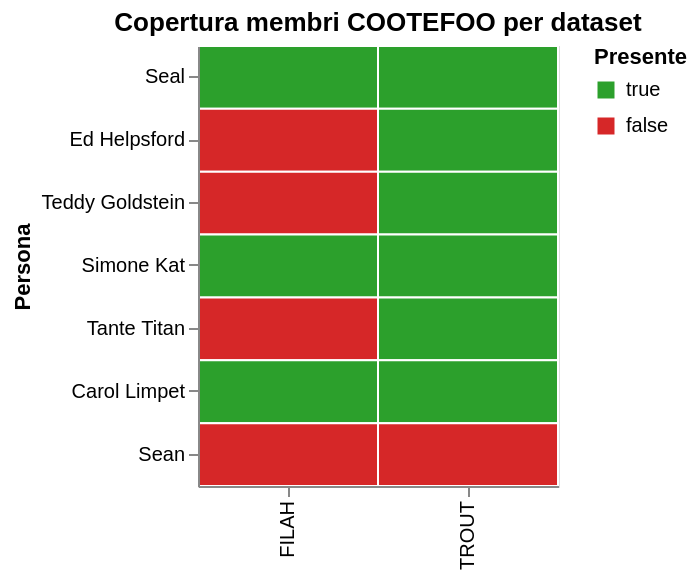

Here is the notebook cell this chart was saved with:
### Markdown cell above
## 1. Persone mancanti nei dataset rispetto a journalist

### Code cell
person_coverage = persons.melt(
    id_vars=["id", "role"], value_vars=["in_filah", "in_trout"],
    var_name="dataset", value_name="presente"
)
person_coverage["dataset"] = person_coverage["dataset"].str.replace("in_", "").str.upper()

chart = alt.Chart(person_coverage).mark_rect(stroke="white", strokeWidth=1).encode(
    x=alt.X("dataset:N", title=None),
    y=alt.Y("id:N", title="Persona", sort=persons["id"].tolist()),
    color=alt.Color("presente:N", title="Presente",
                     scale=alt.Scale(domain=[True, False], range=["#2ca02c", "#d62728"])),
    tooltip=["id", "role", "dataset", "presente"],
).properties(title="Copertura membri COOTEFOO per dataset", width=180, height=220)
chart

### Figure 1 — Vega-Lite specification as saved in the notebook (floating-point values rounded to 4 significant figures)
{"config": {"view": {"continuousWidth": 300, "continuousHeight": 300}}, "data": {"name": "data-3dec127b33ea87d0212b8049e8c7c02e"}, "mark": {"type": "rect", "stroke": "white", "strokeWidth": 1}, "encoding": {"color": {"field": "presente", "scale": {"domain": [true, false], "range": ["#2ca02c", "#d62728"]}, "title": "Presente", "type": "nominal"}, "tooltip": [{"field": "id", "type": "nominal"}, {"field": "role", "type": "nominal"}, {"field": "dataset", "type": "nominal"}, {"field": "presente", "type": "nominal"}], "x": {"field": "dataset", "title": null, "type": "nominal"}, "y": {"field": "id", "sort": ["Seal", "Ed Helpsford", "Teddy Goldstein", "Simone Kat", "Tante Titan", "Carol Limpet", "Sean"], "title": "Persona", "type": "nominal"}}, "height": 220, "title": "Copertura membri COOTEFOO per dataset", "width": 180, "$schema": "https://vega.github.io/schema/vega-lite/v6.1.0.json", "datasets": {"data-3dec127b33ea87d0212b8049e8c7c02e": [{"id": "Seal", "role": "Committee Chair", "dataset": "FILAH", "presente": true}, {"id": "Ed Helpsford", "role": "Vice Chair", "dataset": "FILAH", "presente": false}, {"id": "Teddy Goldstein", "role": "Treasurer", "dataset": "FILAH", "presente": false}, {"id": "Simone Kat", "role": "Member", "dataset": "FILAH", "presente": true}, {"id": "Tante Titan", "role": "Member", "dataset": "FILAH", "presente": false}, {"id": "Carol Limpet", "role": "Member", "dataset": "FILAH", "presente": true}, {"id": "Sean", "role": null, "dataset": "FILAH", "presente": false}, {"id": "Seal", "role": "Committee Chair", "dataset": "TROUT", "presente": true}, {"id": "Ed Helpsford", "role": "Vice Chair", "dataset": "TROUT", "presente": true}, {"id": "Teddy Goldstein", "role": "Treasurer", "dataset": "TROUT", "presente": true}, {"id": "Simone Kat", "role": "Member", "dataset": "TROUT", "presente": true}, {"id": "Tante Titan", "role": "Member", "dataset": "TROUT", "presente": true}, {"id": "Carol Limpet", "role": "Member", "dataset": "TROUT", "presente": true}, {"id": "Sean", "role": null, "dataset": "TROUT", "presente": false}]}}
